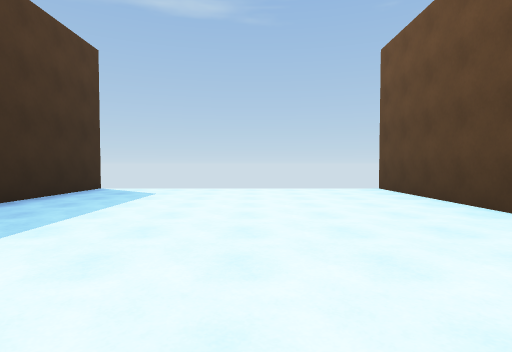
View 1 (above)

16 first-person views from a walk through a 3-D level made in the Unity game engine. The camera is 1.3 m above the floor, tilts 2° down and sees 80° across. The floor is counted in squares, 2 m on a side. Each view is taken from the middle of a square. On the plan, view 1 faces up. The plan holds only what a view shows up to about 10 squares ahead; the rest is blank. The place goes on beyond the plan. The player is left out. Some animated figures are not drawn.

View 2
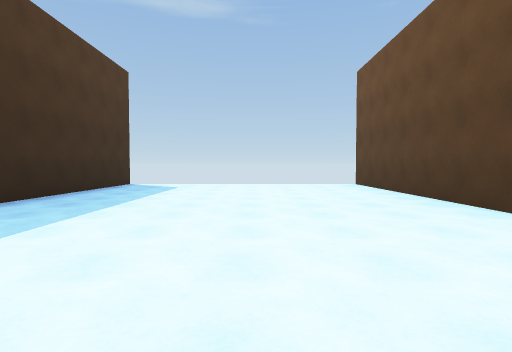

View 3
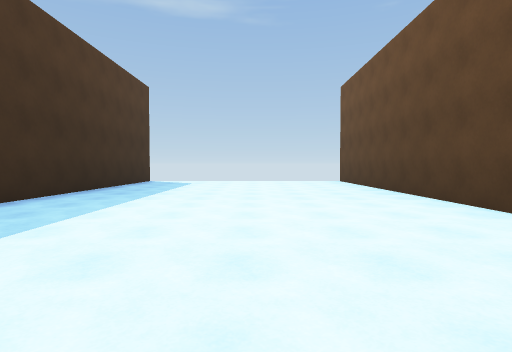

View 4
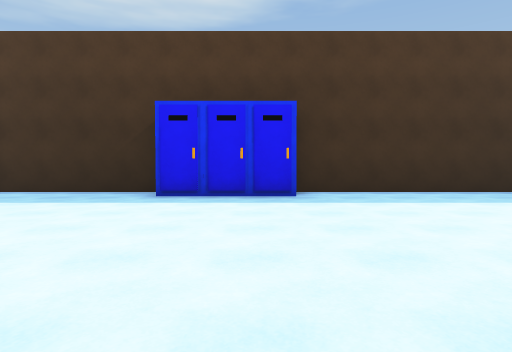

View 5
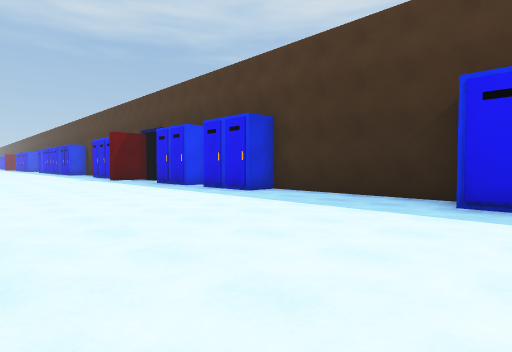

View 6
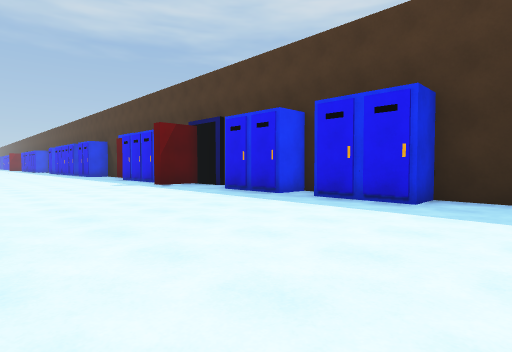

View 7
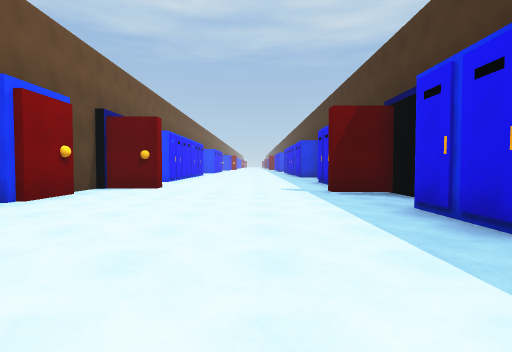

View 8
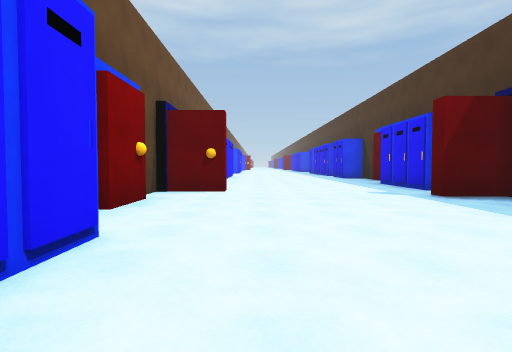

View 9
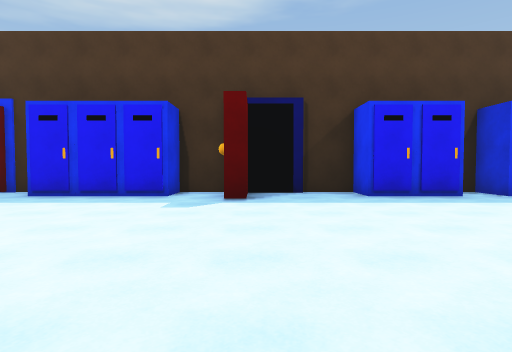

View 10
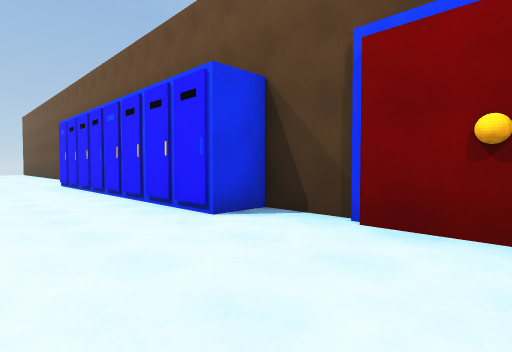

View 11
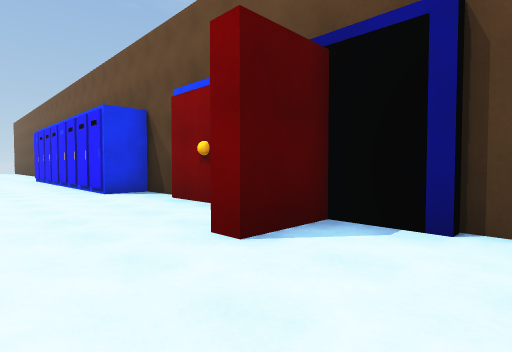

View 12
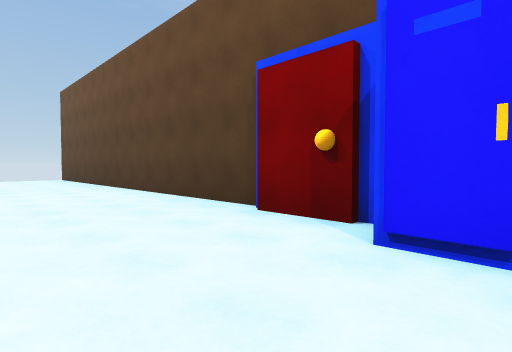

View 13
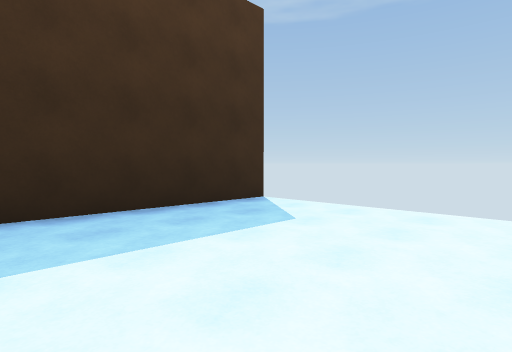

View 14
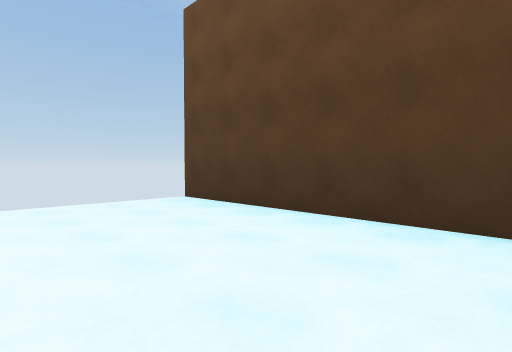

View 15
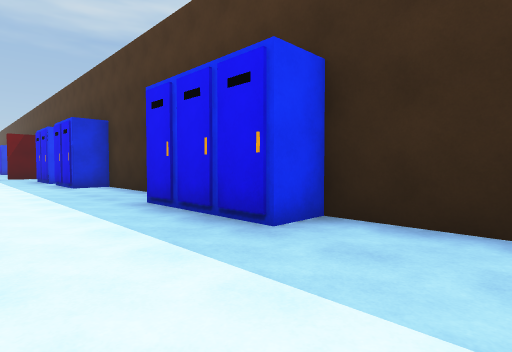

View 16
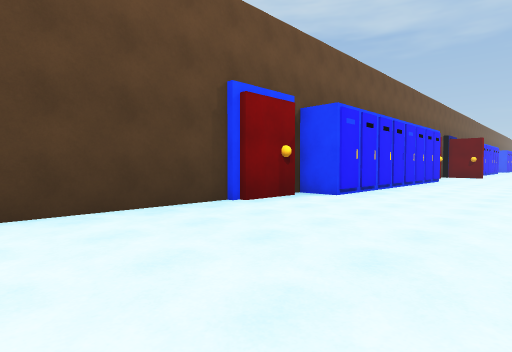

### Floor plan
Points are (right, up) in squares from view 1. A wall is a line through its corners. A room is listed if a view was taken in it or the views show most of it. See-through windows are left out.
Room 1 (views 1, 2, 3, 4, 5, 6, 7, 8, 9, 10, 11, 12, 13, 14, 15, 16)
walls: (3.1, -5.4) (3.1, -3.9); (3.5, -5.9) (3.5, -5.2); (3.5, -3.9) (3.5, 8.6); (-4.4, -5.2) (-4.4, -9.7) (-3.4, -9.7) (-3.4, -11.7) (-4.4, -11.7) (-4.4, -12.6) (-3.4, -12.6) (-3.4, -14.6) (-4.4, -14.6) (-4.4, -17.2) (-2.8, -17.2) (-2.8, -17.6); (3.5, -15.5) (3.5, -13.8) (2.4, -13.8) (2.4, -5.9); (3.1, -17) (3.1, -15.4); (-4.4, -17.8) (-4.4, -18.8) (-3.4, -18.8) (-3.4, -21.5); (3.2, -19) (1.8, -19) (1.8, -18.6) (3.5, -18.6) (3.5, -17.4); (3.5, -20.8) (3.5, -20.2); (-4.4, 8.6) (-4.4, -2.1) (-3.4, -2.1) (-3.4, -5.1)

Positions as (right, up) in squares from view 1, and headings:
1: (0, 0), facing up
2: (0, -2), facing up
3: (0, -4), facing up
4: (3, -3), facing left
5: (2, -4), facing down-left
6: (2, -8), facing down-left
7: (-1, -10), facing down
8: (1, -11), facing down
9: (3, -17), facing left
10: (0, -17), facing up-right
11: (0, -21), facing up-right
12: (0, -7), facing up-right
13: (0, 4), facing up-left
14: (0, 3), facing up-right
15: (-1, 0), facing down-left
16: (-1, 0), facing down-right
